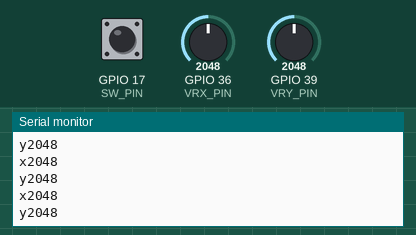
Simulated run of this sketch. Board: ESP32. Parts: the last lines printed to the serial monitor. The inputs (shaded band) are chosen by the test bench; at power-on: GPIO 17 (SW_PIN) HIGH, GPIO 36 (VRX_PIN) = 2048, GPIO 39 (VRY_PIN) = 2048.

Above: at 1.2 s.
1.3 s: GPIO 17 (SW_PIN) pulled LOW for 0.15 s
3.0 s: GPIO 36 (VRX_PIN) set to 2866
At 4.1 s:
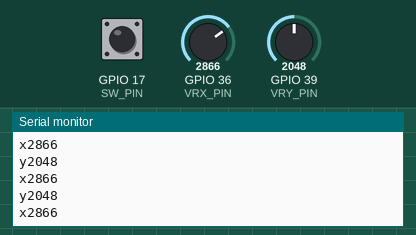
4.5 s: GPIO 39 (VRY_PIN) set to 2866
At 5.5 s:
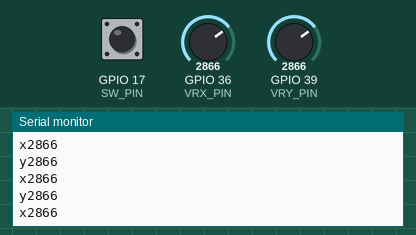
6.0 s: GPIO 36 (VRX_PIN) set to 3603
At 6.9 s:
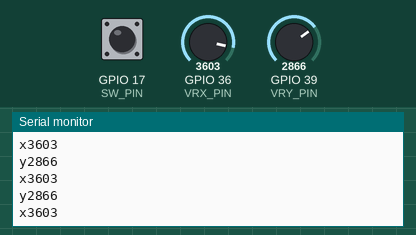
7.5 s: GPIO 39 (VRY_PIN) set to 3603
At 8.2 s:
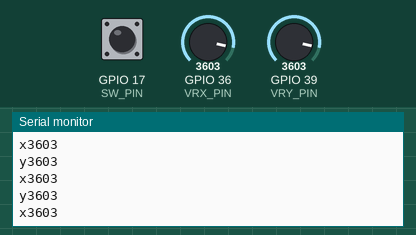
Timing chart, 0 to 10.0 s (numbered marks = the images above; inputs shaded):
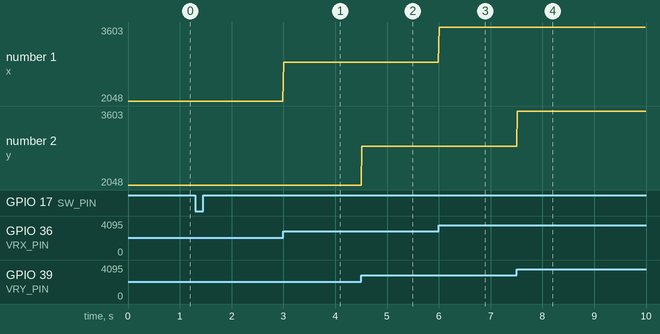

The sketch:

joyGame.ino
```cpp
#include <ezButton.h>

#define VRX_PIN  36 // Pin del ESP32 GPIO36 (ADC0) conectado al pin VRX
#define VRY_PIN  39 // Pin del ESP32 GPIO39 (ADC0) conectado al pin VRY
#define SW_PIN   17 // Pin del ESP32 GPIO17 conectado al pin SW

ezButton button(SW_PIN);

int valueX = 0; // Para almacenar el valor del eje X
int valueY = 0; // Para almacenar el valor del eje Y
int bValue = 0; // Para almacenar el valor del botón

void setup() {
  Serial.begin(9600);
  button.setDebounceTime(50); // Establecer tiempo de rebote a 50 milisegundos
}

void loop() {
  button.loop(); // DEBE llamar primero a la función loop()

  // Leer valores analógicos de X e Y
  valueX = analogRead(VRX_PIN);
  valueY = analogRead(VRY_PIN);

  // Leer el valor del botón
  bValue = button.getState();

  if (button.isPressed()) {
    Serial.println("El botón está presionado");
    // TODO: realizar alguna acción aquí
  }

  if (button.isReleased()) {
    Serial.println("El botón está suelto");
    // TODO: realizar alguna acción aquí
  }

 // Imprimir datos en el Monitor Serie del IDE de Arduino
  Serial.print("x");
  Serial.println(valueX);
  Serial.print("y");
  Serial.println(valueY);


}
```

Measured:
- after the input at 3.0 s, the serial monitor: prints a new line at once (image 1)
- after the input at 4.5 s, the serial monitor: prints a new line at once (image 2)
- after the input at 6.0 s, the serial monitor: prints a new line at once (image 3)
- after the input at 7.5 s, the serial monitor: prints a new line at once (image 4)
- plotted number 1: 2048 → 2866 after the input at 3.0 s, 2866 → 3603 after the input at 6.0 s
